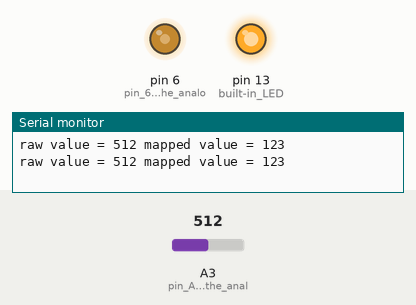
The sketch below on a simulated Arduino Uno, built with avr-gcc and run on an emulated ATmega328P. Parts: output pins drawn as LEDs (lit = HIGH), the last lines printed to the serial monitor. Dashed ring = blinking. The inputs (shaded band) are chosen by the test bench; at power-on: A3 (pin_A3_is_one_of_the_anal) = 512.

Above: at 3.2 s.
3.3 s: A3 (pin_A3_is_one_of_the_anal) set to 122
At 4.1 s:
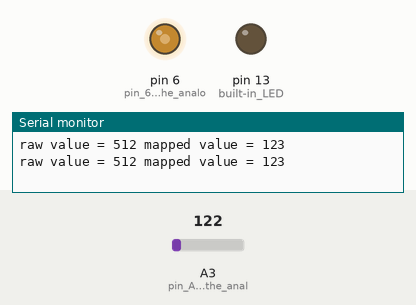
At 5.01 s:
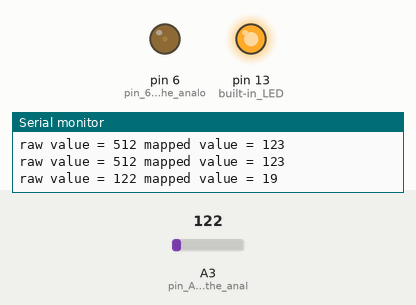
6.9 s: A3 (pin_A3_is_one_of_the_anal) set to 0
At 9.0 s:
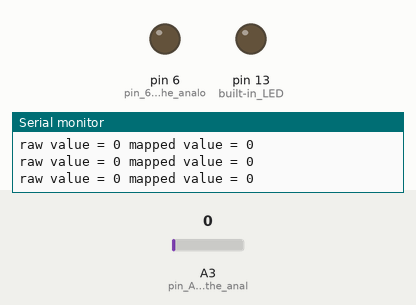
10.1 s: A3 (pin_A3_is_one_of_the_anal) set to 8
16.9 s: A3 (pin_A3_is_one_of_the_anal) set to 11
23.7 s: A3 (pin_A3_is_one_of_the_anal) set to 53
30.5 s: A3 (pin_A3_is_one_of_the_anal) set to 58
At 32.3 s:
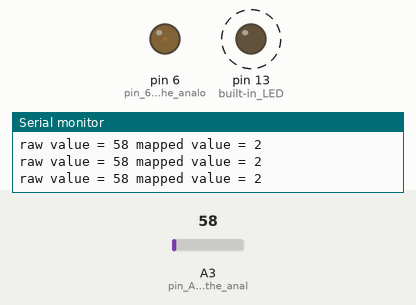
Timing chart, 0 to 38.3 s (numbered marks = the images above; inputs shaded):
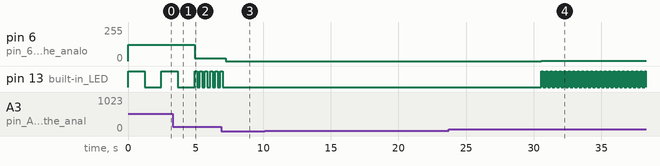

Measured:
- the behaviour switches between 57 and 58 on A3 (pin_A3_is_one_of_the_anal) (found by bisection; images 3 and 4)
- after the input at 3.3 s, pin 6 (pin_6_is_one_of_the_analo): 123/255 → 19/255 after 1.6 s
- after the input at 6.9 s, pin 6 (pin_6_is_one_of_the_analo): 19/255 → 0/255 after 0.31 s; pin 13 (built-in_LED): goes on until 7.0 s, then stays LOW
- after the input at 30.5 s, pin 6 (pin_6_is_one_of_the_analo): 0/255 → 2/255 after 0.06 s; pin 13 (built-in_LED): alternates HIGH for 0.02 s and LOW for 0.02 s, starting after 0.06 s
- by itself, pin 13 (built-in_LED): repeats every 0.38 s: HIGH 0.19 s, LOW 0.19 s

The sketch:

analogReadingAndWriting.ino
```cpp
/*
  analogReadingAndWriting

  An example of reading an analog input, scaling the value using the map()
  function, and then using that scaled value to control the brightness of an
  LED with analogWrite, and also to control the rate of blinking of the
  built-in LED on pin 13.

  Also illustrates the use of Serial.print() and Serial.println()

  Based on the built-in example analogReadSerial

  Written by Michael Shiloh on 13 February 2020

  This program could be improved by assigning well-named variables for
  the pin names, and using the "const" prefix

  Circuit:

  Put an LED (with resistor) on pin 6

  Put some sort of analog sensor on pin A3. We used a light sensor and
  then a potentiometer in class.
*/

void setup() {
  // initialize serial communication at 9600 bits per second:
  Serial.begin(9600);

  // Set the inputs and outputs
  pinMode(A3, INPUT);  // pin A3 is one of the analogRead capable pins
  pinMode(6, OUTPUT);  // pin 6 is one of the analogWrite (PWM) capable pins
  pinMode(13, OUTPUT); // built-in LED
}

void loop() {

  // read the input on analog pin 3:
  int sensorValue = analogRead(A3); // 0-1023 as it uses 10 bits

  // smallest number in class was 50
  // biggest number in class was 1006

  // Here we map the value from the sensor to the allowable range of
  // analogWrite(), which is only 0 to 255. We also use constrain()
  // to make sure it stays within this range, and we print out the value
  // just to see it working properly
  int mappedValue;
  mappedValue = map(sensorValue, 50, 1006, 0, 255);
  mappedValue = constrain(mappedValue, 0, 255);
  Serial.print("raw value = ");
  Serial.print(sensorValue);
  Serial.print(" mapped value = ");
  Serial.println(mappedValue);

  analogWrite(6, mappedValue); // only values from 0 - 255 as it uses 8 bits

  // Do a little blink:
  digitalWrite(13, HIGH);
  delay(mappedValue * 10); // could have used map here again
  digitalWrite(13, LOW);
  delay(mappedValue * 10);

  // the original example has a delay here. This is unnecessary now that
  // we have the delay of the blink, but I'll leave it in just to remind
  // you that it might be necessary when you do many successive calls
  // to analogRead()
  // I have no idea what the world 'stability' refers to
  delay(1);        // delay in between reads for stability
}
```
